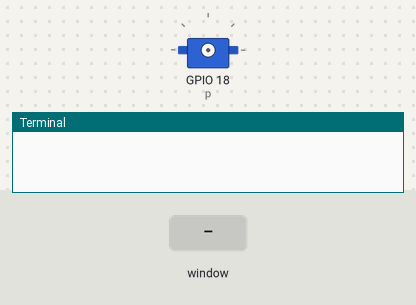
This program was run on a simulated Raspberry Pi (BCM pin numbers). Shown: servo, the last lines printed to the terminal. The test bench sets the inputs (shaded band). The desktop window is not drawn, its controls go by their first labels and the mouse button is held 0.15 s; servo angles are drawn from the pulse width (0.5 ms = 0°, 2.5 ms = 180°).

Above: at 1.2 s.
1.3 s: slider 1 in the window set to 90
2.8 s: slider 1 in the window set to 180
At 3.6 s:
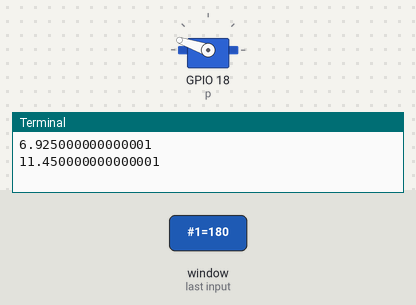
4.3 s: slider 1 in the window set to 0
At 4.7 s:
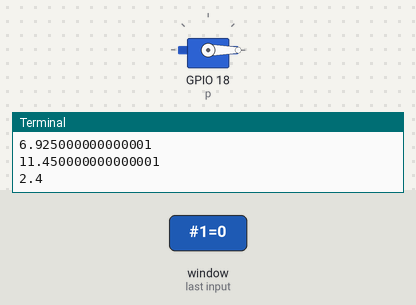
5.8 s: slider 1 in the window set to 45
At 7.1 s:
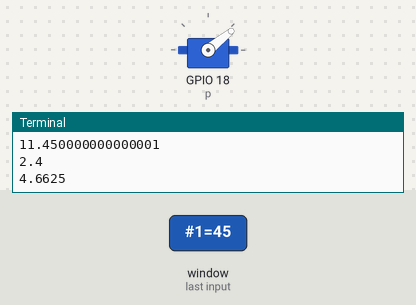
Timing chart, 0 to 8.3 s (numbered marks = the images above; inputs shaded):
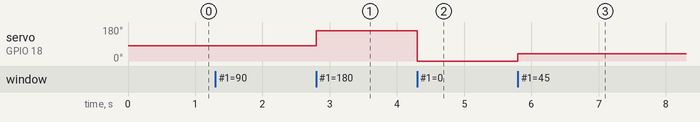

The program:

ServoSlider.py
```python
import RPi.GPIO as GPIO
from tkinter import *
import numpy as np
import time

GPIO.setmode(GPIO.BCM)
GPIO.setup(18, GPIO.OUT)

p = GPIO.PWM(18, 50)
p.start(0)

class App:

    def __init__(self, master):
        frame = Frame(master)
        frame.pack()
        scale = Scale(frame, from_=0, to=180, length=300, width=30,
                      orient=HORIZONTAL, command=self.update)
        scale.grid(row=0)

    def update(self, angle):
        duty = (float(angle) / 180) * 9.05 + 2.4
        p.ChangeDutyCycle(duty)
        print(duty)


def on_closing():
    GPIO.cleanup()
    root.destroy()

root = Tk()
root.wm_title("Servo Control")
app = App(root)
root.geometry("600x150+0+0")

root.protocol("WM_DELETE_WINDOW", on_closing)
root.mainloop()
```

Measured:
- after the input at 2.8 s, servo on GPIO 18 (p): 80° → 161° at once
- after the input at 4.3 s, servo on GPIO 18 (p): 161° → 0° at once
- after the input at 5.8 s, servo on GPIO 18 (p): 0° → 39° at once
